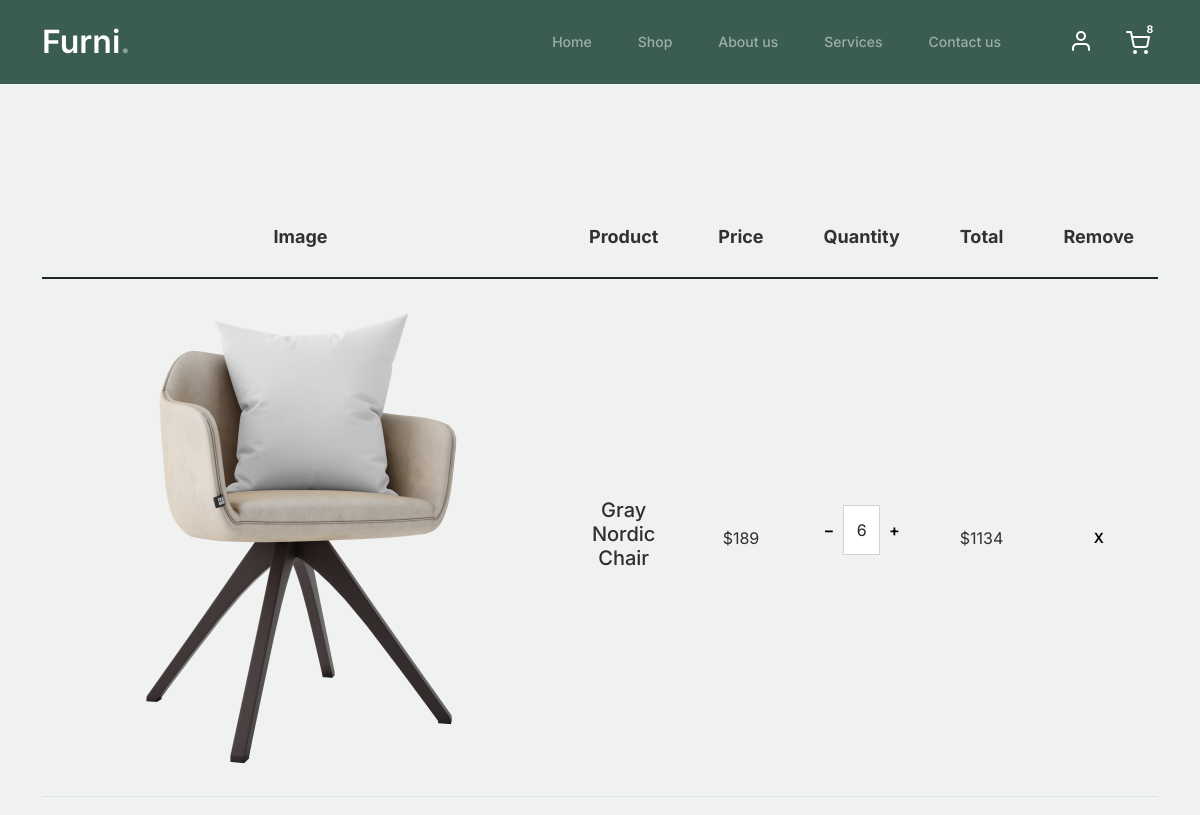
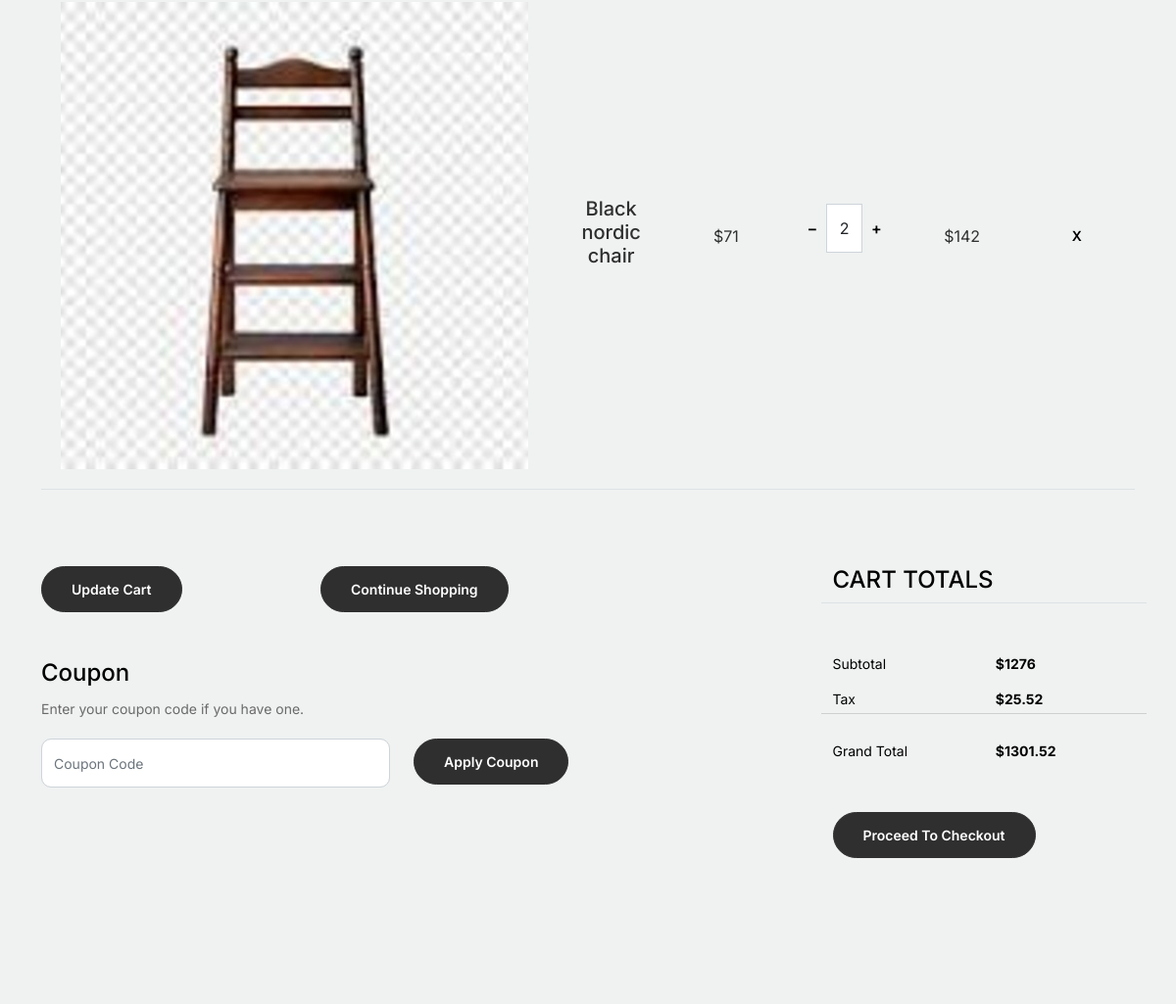
The app's page /cart/ (signed in, upper part), older data (2 pictures, top to bottom).
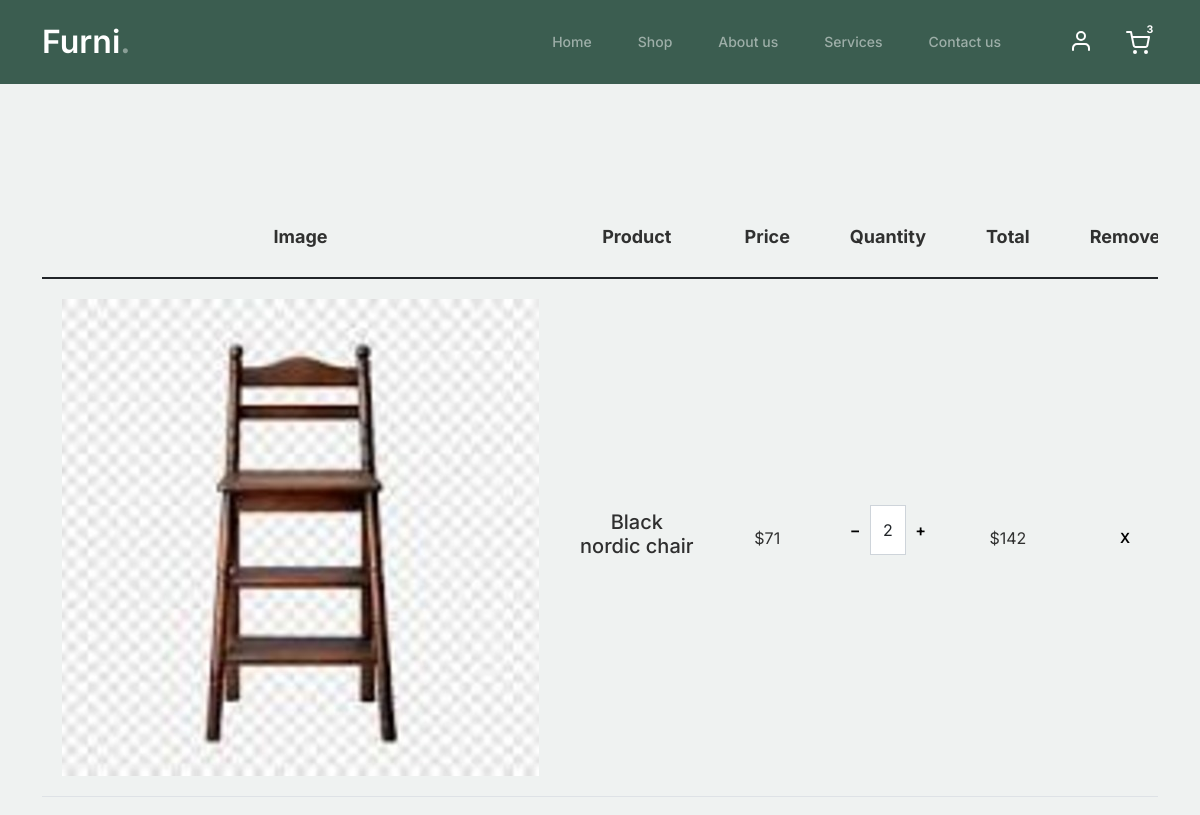
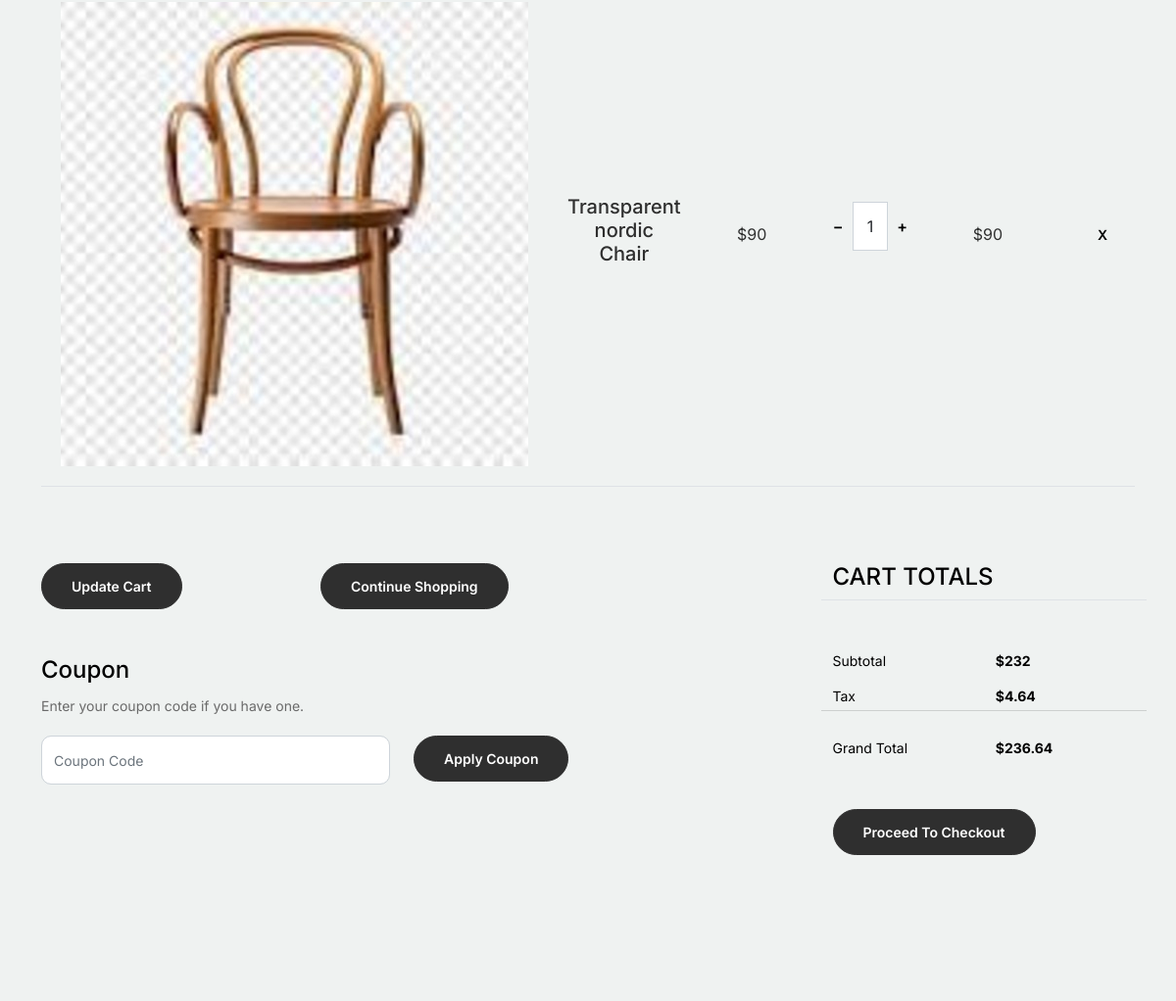
The same page, newer data (2 pictures, top to bottom).
### cart/models.py (models this page shows, shortened)
class CartItem(models.Model):
    user = models.ForeignKey(Account, on_delete=models.CASCADE, null=True)
    product = models.ForeignKey(Product, on_delete=models.CASCADE)
    cart = models.ForeignKey(Cart, on_delete=models.CASCADE, null=True)
    quantity = models.IntegerField()
    is_active = models.BooleanField(default=True)
    def subtotal(self):
        return self.product.price * self.quantity

### shop/models.py (models this page shows, shortened)
class Product(models.Model):
    product_name    = models.CharField(max_length=200, unique=True)
    category        = models.ForeignKey(Category, on_delete=models.CASCADE)
    slug            = models.SlugField(max_length=200, unique=True)
    description     = models.TextField(max_length=500, blank=True)
    price           = models.IntegerField()
    images          = models.ImageField(upload_to='photos/products')
    stock           = models.IntegerField()
    is_available    = models.BooleanField(default=True)
    created_date    = models.DateTimeField(auto_now_add=True)
    modified_date   = models.DateTimeField(auto_now=True)
    def get_url(self):
        return reverse('product_detail', args=[self.category.slug, self.slug])

### cart/views.py (the view)
# urls.py: path("", views.cart, name='cart'),
@login_required(login_url='signin')
def cart(request, total=0, quantity=0, cart_items=None):
    tax, grand_total = 0, 0
    try:
        if request.user.is_authenticated:
            cart_items = CartItem.objects.filter(user=request.user, is_active=True)
        else:
            cart = Cart.objects.get(cart_id=_cart_id(request))
            cart_items = CartItem.objects.filter(cart=cart, is_active=True)
        for cart_item in cart_items:
            total += (cart_item.product.price * cart_item.quantity)
            quantity += cart_item.quantity
        tax = (2 * total)/100
        grand_total = tax + total
    except ObjectDoesNotExist:
        pass
    context = {
        'total': total,
        "quantity": quantity,
        'cart_items': cart_items,
        'tax': tax,
        'grand_total': grand_total,
    }
    return render(request, 'shop/cart.html', context)

### accounts/models.py (called while the page is built)
    @property
    def is_authenticated(self):
        return True

### cart/context_processor.py (called while the page is built)
def counter(request):
    cart_count = 0
    if 'admin' in request.path:
        return {}
    else:
        try:
            cart = Cart.objects.filter(cart_id=_cart_id(request))
            if request.user.is_authenticated:
                cart_items = CartItem.objects.all().filter(user=request.user)
            else:
                cart_items = CartItem.objects.all().filter(cart=cart[:1])
            for cart_item in cart_items:
                cart_count += cart_item.quantity
        except Cart.DoesNotExist:
            cart_count = 0
    if cart_count > 9:
        cart_count = '9+'
    return dict(cart_count=cart_count)

### cart/views.py (called while the page is built)
def _cart_id(request):
    cart = request.session.session_key
    if not cart:
        cart = request.session.create()
    return cart

### templates/shop/cart.html
{% extends 'base.html' %}
{% load static %}
{% block content %}
<div class="untree_co-section before-footer-section">
  {% if not cart_items %}
<div class="card">
  <div class="container">
    <h3 class="text-center my-3">Your shopping cart is empty.</h3>
    <br>
    <div class="text-center my-3">
      <a href="{% url 'shop' %}" class="btn btn-primary">Continue shopping</a>
    </div>
  </div>
</div>
{% else %}
    <div class="container">
      <div class="row mb-5">
        <form class="col-md-12" method="post">
          <div class="site-blocks-table">
            <table class="table">
              <thead>
                <tr>
                  <th class="product-thumbnail">Image</th>
                  <th class="product-name">Product</th>
                  <th class="product-price">Price</th>
                  <th class="product-quantity">Quantity</th>
                  <th class="product-total">Total</th>
                  <th class="product-remove">Remove</th>
                </tr>
              </thead>
              <tbody>
                {% for cart_item in cart_items %}
                <tr>
                  <td class="product-thumbnail">
                    <a href="{{ cart_item.product.get_url }}"><img src="{{ cart_item.product.images.url }}" alt="Image" class="img-md"></a>
                  </td>
                  <td class="product-name">
                    <h2 class="h5 text-black"><a href="{{ cart_item.product.get_url }}" style="text-decoration: none;">{{cart_item.product.product_name}}</a></h2>
                  </td>
                  <td>${{cart_item.product.price}}</td>
                  <td>
                    <div class="input-group mb-3 d-flex align-items-center quantity-container" style="max-width: 120px;">
                      <div class="input-group-prepend">
                        <a href="{% url 'remove_cart' cart_item.product.id %}" class="btn btn-outline-black decrease" type="button">&minus;</a>
                      </div>
                      <input type="text" class="form-control text-center quantity-amount" value="{{ cart_item.quantity }}" placeholder="" aria-label="Example text with button addon" aria-describedby="button-addon1">
                      <div class="input-group-append">
                        <a href="{% url 'add_cart' cart_item.product.id %}" class="btn btn-outline-black increase" type="button">&plus;</a>
                      </div>
                    </div>
                  </td>
                  <td>${{ cart_item.subtotal }}</td>
                  <td><a href="{% url 'remove_cart_item' cart_item.product.id %}" class="btn btn-black btn-sm">X</a></td>
                </tr>
                {% endfor %}
              </tbody>
            </table>
          </div>
        </form>
      </div>
      <div class="row">
        <div class="col-md-6">
          <div class="row mb-5">
            <div class="col-md-6 mb-3 mb-md-0">
              <a class="btn btn-black btn-sm btn-block" href="{% url 'shop' %}">Update Cart</a>
            </div>
            <div class="col-md-6">
              <a class="btn btn-outline-black btn-sm btn-block" href="{% url 'shop' %}">Continue Shopping</a>
            </div>
          </div>
          <div class="row">
            <div class="col-md-12">
              <label class="text-black h4" for="coupon">Coupon</label>
              <p>Enter your coupon code if you have one.</p>
            </div>
            <div class="col-md-8 mb-3 mb-md-0">
              <input type="text" class="form-control py-3" id="coupon" placeholder="Coupon Code">
            </div>
            <div class="col-md-4">
              <button class="btn btn-outline-black btn-sm btn-block mb-3">Apply Coupon</button>
            </div>
          </div>
        </div>
        <div class="col-md-6 pl-5">
          <div class="row justify-content-end">
            <div class="col-md-7">
              <div class="row">
                <div class="col-md-12 text-right border-bottom mb-5">
                  <h3 class="text-black h4 text-uppercase">Cart Totals</h3>
                </div>
              </div>
              <div class="row mb-2">
                <div class="col-md-6">
                  <span class="text-black">Subtotal</span>
                </div>
                <div class="col-md-6 text-right">
                  <strong class="text-black">${{ total }}</strong>
                </div>
              </div>
              <div class="row mb-2">
                <div class="col-md-6">
                  <span class="text-black">Tax</span>
                </div>
                <div class="col-md-6 text-right">
                  <strong class="text-black">${{ tax }}</strong>
                </div>
                <hr>
              </div>
              <div class="row mb-5">
                <div class="col-md-6">
                  <span class="text-black">Grand Total</span>
                </div>
                <div class="col-md-6 text-right">
                  <strong class="text-black">${{ grand_total }}</strong>
                </div>
              </div>
              <div class="row">
                <div class="col-md-12">
                  <a href="{% url 'checkout' %}" class="btn btn-outline-black btn-sm btn-block" >Proceed To Checkout</a>
                </div>
              </div>
            </div>
          </div>
        </div>
      </div>
    </div>
    {% endif %}
  </div>
{% endblock %}

### templates/base.html (shortened to what this page needs)
{% load static %}
<!doctype >
<html lang="en">
<head>
		<link href="{% static 'css/bootstrap.min.css' %}" rel="stylesheet">
		<link href="https://cdnjs.cloudflare.com/ajax/libs/font-awesome/6.0.0-beta3/css/all.min.css" rel="stylesheet">
		<link href="{% static 'css/tiny-slider.css' %}" rel="stylesheet">
		<link href="{% static 'css/style.css' %}" rel="stylesheet">
	</head>
	<body>
        {% include 'includes/navbar.html' %}
        {% block content %}{% endblock %}
        {% include 'includes/footer.html' %}

### templates/includes/navbar.html (shortened to what this page needs)
{% load static %}
<nav class="custom-navbar navbar navbar navbar-expand-md navbar-dark bg-dark" arial-label="Furni navigation bar">
    <div class="container">
        <a class="navbar-brand" href="{% url 'home' %}">Furni<span>.</span></a>
        <div class="collapse navbar-collapse" id="navbarsFurni">
            <ul class="custom-navbar-nav navbar-nav ms-auto mb-2 mb-md-0">
                <li><a class="nav-link" href="{% url 'home' %}">Home</a></li>
                <li><a class="nav-link" href="{% url 'shop' %}">Shop</a></li>
                <li><a class="nav-link" href="{% url 'about' %}">About us</a></li>
                <li><a class="nav-link" href="{% url 'service' %}">Services</a></li>
                <li><a class="nav-link" href="{% url 'contact' %}">Contact us</a></li>
            </ul>
            <ul class="custom-navbar-cta navbar-nav mb-2 mb-md-0 ms-5">
                <li><a class="nav-link" href="{% url 'dashboard' %}"><img src="{% static 'images/user.svg' %}"></a></li>
                <li>
                    <a  href="{% url 'cart' %}"  class="header-icon">
                        <div class="nav-link">
                            <img src="{% static 'images/cart.svg' %}" class="position-relative">
                            <span class="position-absolute translate-middle rounded-pill badge badge-warning">
                                {{ cart_count }}
                            </span>
                        </div>
                    </a>
                </li>
            </ul>
        </div>
    </div>
</nav>

### templates/includes/footer.html (shortened to what this page needs)
{% load static %}
</body>
</html>

### static/css/style.css (style rules this page uses)
body { overflow-x: hidden; position: relative; }
body { font-family: "Inter", sans-serif; font-weight: 400; line-height: 28px; color: #6a6a6a; font-size: 14px; background-color: #eff2f1; }
a { text-decoration: none; -webkit-transition: .3s all ease; -o-transition: .3s all ease; transition: .3s all ease; color: #2f2f2f; text-decoration: underline; }
.custom-navbar { background: #3b5d50 !important; padding-top: 20px; padding-bottom: 20px; }
.custom-navbar .navbar-brand { font-size: 32px; font-weight: 600; }
.custom-navbar .navbar-brand > span { opacity: .4; }
@media (min-width: 992px) { .custom-navbar .custom-navbar-nav li { margin-left: 15px; margin-right: 15px; } }
.custom-navbar .custom-navbar-nav li a { font-weight: 500; color: #ffffff !important; opacity: .5; -webkit-transition: .3s all ease; -o-transition: .3s all ease; transition: .3s all ease; position: relative; }
@media (min-width: 768px) { .custom-navbar .custom-navbar-nav li a:before { content: ""; position: absolute; bottom: 0; left: 8px; right: 8px; background: #f9bf29; height: 5px; opacity: 1; visibility: visible; width: 0; -webkit-transition: .15s all ease-out; -o-transition: .15s all ease-out; transition: .15s all ease-out; } }
.custom-navbar .custom-navbar-cta { margin-left: 0 !important; -webkit-box-orient: horizontal; -webkit-box-direction: normal; -ms-flex-direction: row; flex-direction: row; }
@media (min-width: 768px) { .custom-navbar .custom-navbar-cta { margin-left: 40px !important; } }
.custom-navbar .custom-navbar-cta li { margin-left: 0px; margin-right: 0px; }
.custom-navbar .custom-navbar-cta li:first-child { margin-right: 20px; }
.btn { font-weight: 600; padding: 12px 30px; border-radius: 30px; color: #ffffff; background: #2f2f2f; border-color: #2f2f2f; }
.before-footer-section { padding: 7rem 0 12rem 0 !important; }
.untree_co-section { padding: 7rem 0; }
.form-control { height: 50px; border-radius: 10px; font-family: "Inter", sans-serif; }
.site-blocks-table { overflow: auto; }
.site-blocks-table .product-thumbnail { width: 200px; }
.site-blocks-table .btn { padding: 2px 10px; }
.site-blocks-table thead th { padding: 30px; text-align: center; border-width: 0px !important; vertical-align: middle; color: rgba(0, 0, 0, 0.8); font-size: 18px; }
.site-blocks-table td { padding: 20px; text-align: center; vertical-align: middle; color: rgba(0, 0, 0, 0.8); }
.site-blocks-table tbody tr:first-child td { border-top: 1px solid #3b5d50 !important; }
.site-blocks-table .btn { background: none !important; color: #000000; border: none; height: auto !important; }

Row changes from the older to the newer data that the page shows:
removed CartItem: product.images (picture), product.product_name "Gray Nordic Chair", product.price "189", quantity "6", subtotal "1134"
added CartItem: product.images (picture), product.product_name "Transparent nordic Chair", product.price "90", quantity "1", subtotal "90"
Text that changed along with them:
{{ cart_count }}: "8" → "3"
{{ total }}: "1276" → "232"
{{ tax }}: "25.52" → "4.64"
{{ grand_total }}: "1301.52" → "236.64"
